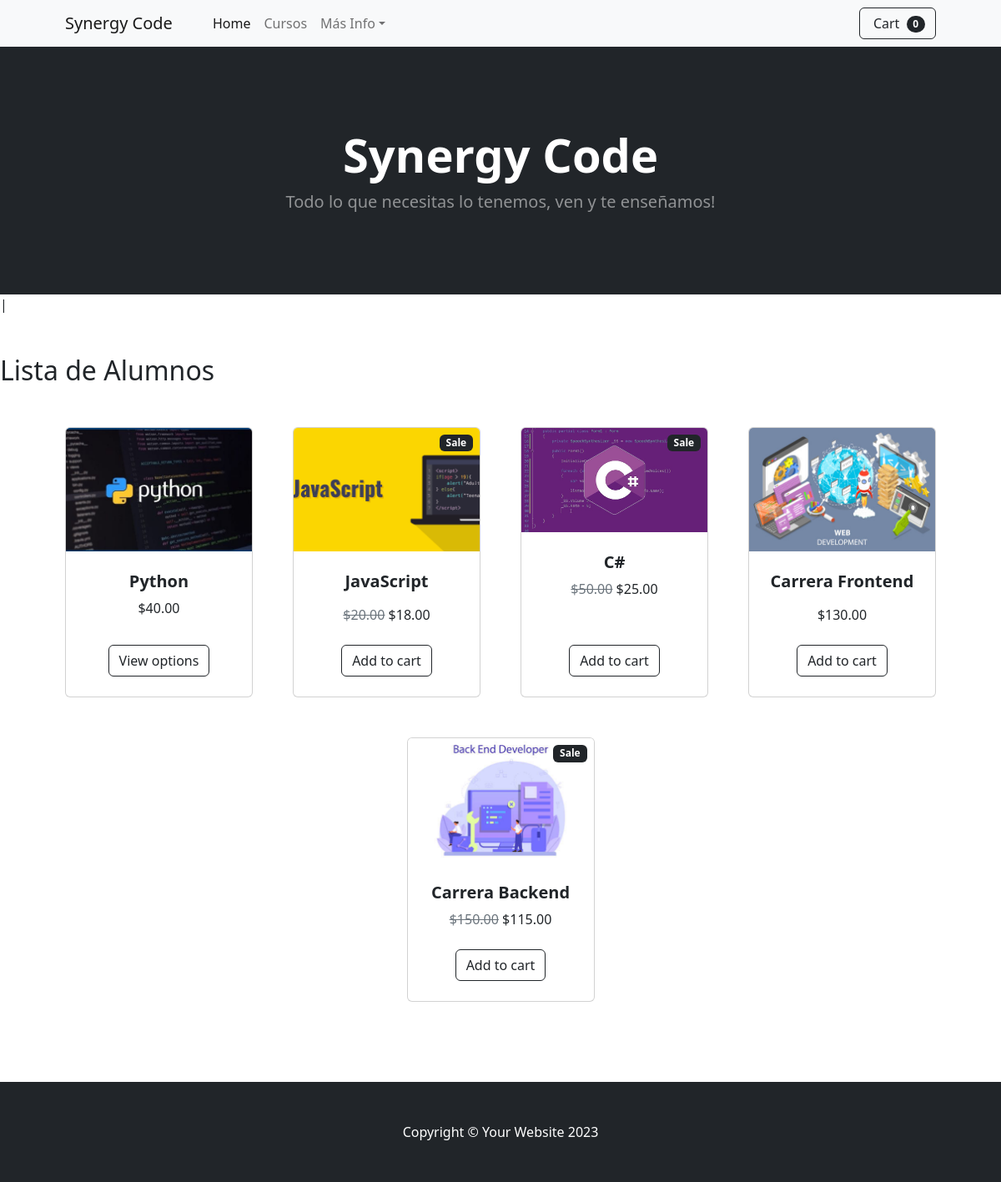
Page /mi_app/alumnos/ on the earlier database version.
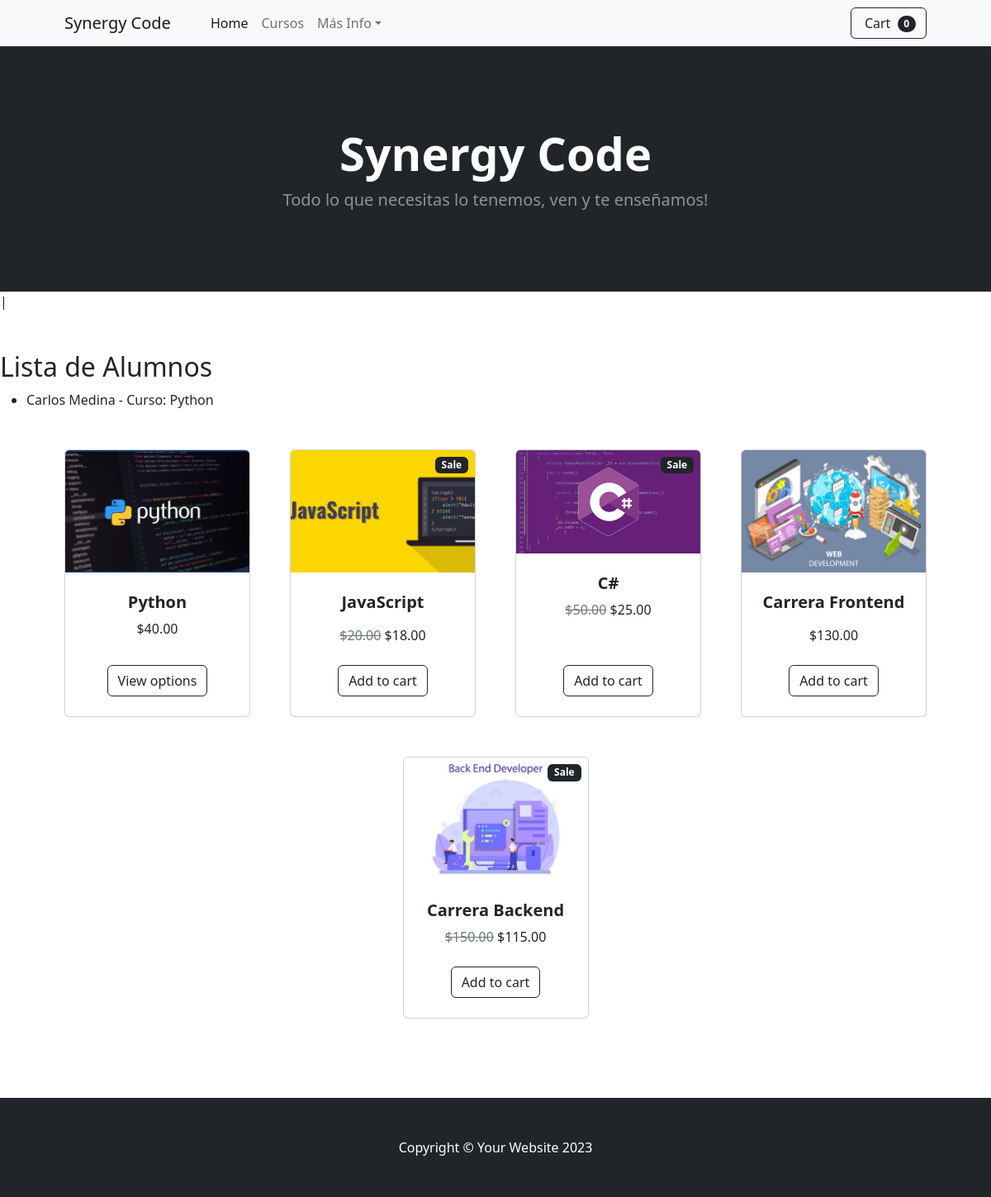
Same page on the later database version.
### mi_app/models.py (models this page shows, shortened)
class Alumno(models.Model):
    nombre = models.CharField(max_length=100)
    apellido = models.CharField(max_length=100)
    curso = models.ForeignKey(Curso, on_delete=models.CASCADE)
    catedras = models.ManyToManyField(Catedra)

class Curso(models.Model):
    nombre = models.CharField(max_length=100)
    descripcion = models.TextField()
    def __str__(self):
        return self.nombre

### mi_app/views.py (the view)
# urls.py: path('alumnos/', views.lista_alumnos, name='lista_alumnos'),
def lista_alumnos(request):
    alumnos = Alumno.objects.all()
    return render(request, 'alumnos.html', {'alumnos': alumnos})

### mi_app/templates/alumnos.html (shortened to what this page needs)
{% extends 'base.html' %}
{% block content %}
    <h2>Lista de Alumnos</h2>
    <ul>
        {% for alumno in alumnos %}
            <li>{{ alumno.nombre }} {{ alumno.apellido }} - Curso: {{ alumno.curso }} </li>
        {% endfor %}
    </ul>
{% endblock %}

### mi_app/templates/base.html (shortened to what this page needs)
{% load static %}
<!DOCTYPE html>
<html lang="en">
    <head>
        <link href="{% static 'css/bootstrap.min.css' %}" rel="stylesheet" />
        <link href="{% static 'css/styles.css' %}" rel="stylesheet" />
    </head>
    <body>
        <nav class="navbar navbar-expand-lg navbar-light bg-light">
            <div class="container px-4 px-lg-5">
                <a class="navbar-brand" href="{% url 'inicio' %}">Synergy Code</a>
                <div class="collapse navbar-collapse" id="navbarSupportedContent">
                    <ul class="navbar-nav me-auto mb-2 mb-lg-0 ms-lg-4">
                        <li class="nav-item"><a class="nav-link active" aria-current="page" href="{% url 'inicio' %}">Home</a></li>
                        <li class="nav-item"><a class="nav-link" href="{% url 'lista_cursos' %}">Cursos</a></li>
                        <li class="nav-item dropdown">
                            <a class="nav-link dropdown-toggle" id="navbarDropdown" href="#" role="button" data-bs-toggle="dropdown" aria-expanded="false">Más Info</a>
                        </li>
                    </ul>
                    <form class="d-flex">
                        <button class="btn btn-outline-dark" type="submit">
                            Cart
                            <span class="badge bg-dark text-white ms-1 rounded-pill">0</span>
                        </button>
                    </form>
                </div>
            </div>
        </nav>
        {% block header %}
        <header class="bg-dark py-5">
            <div class="container px-4 px-lg-5 my-5">
                <div class="text-center text-white">
                    <h1 class="display-4 fw-bolder">Synergy Code</h1>
                    <p class="lead fw-normal text-white-50 mb-0">Todo lo que necesitas lo tenemos, ven y te enseñamos!</p>
                </div>
            </div>
        </header>
        {% endblock %}|
        <section class="py-5">
            {% block content %}{% endblock %}
            <div class="container px-4 px-lg-5 mt-5">
                <div class="row gx-4 gx-lg-5 row-cols-2 row-cols-md-3 row-cols-xl-4 justify-content-center">
                    <div class="col mb-5">
                        <div class="card h-100">
                            <img class="card-img-top" src="{% static 'mi_app/templates/python.jpg' %}" alt="Curso Python" />
                            <div class="card-body p-4">
                                <div class="text-center">
                                    <h5 class="fw-bolder">Python</h5>
                                    $40.00
                                </div>
                            </div>
                            <div class="card-footer p-4 pt-0 border-top-0 bg-transparent">
                                <div class="text-center"><a class="btn btn-outline-dark mt-auto" href="#">View options</a></div>
                            </div>
                        </div>
                    </div>
                    <div class="col mb-5">
                        <div class="card h-100">
                            <div class="badge bg-dark text-white position-absolute" style="top: 0.5rem; right: 0.5rem">Sale</div>
                            <img class="card-img-top" src="{% static 'mi_app/templates/js.png' %}" alt="Curso JavaScript" />
                            <div class="card-body p-4">
                                <div class="text-center">
                                    <h5 class="fw-bolder">JavaScript</h5>
                                    <span class="text-muted text-decoration-line-through">$20.00</span>
                                    $18.00
                                </div>
                            </div>
                            <div class="card-footer p-4 pt-0 border-top-0 bg-transparent">
                                <div class="text-center"><a class="btn btn-outline-dark mt-auto" href="#">Add to cart</a></div>
                            </div>
                        </div>
                    </div>
                    <div class="col mb-5">
                        <div class="card h-100">
                            <div class="badge bg-dark text-white position-absolute" style="top: 0.5rem; right: 0.5rem">Sale</div>
                            <img class="card-img-top" src="{% static 'mi_app/templates/csharp.jpeg' %}" alt="Curso C#" />
                            <div class="card-body p-4">
                                <div class="text-center">
                                    <h5 class="fw-bolder">C#</h5>
                                    <span class="text-muted text-decoration-line-through">$50.00</span>
                                    $25.00
                                </div>
                            </div>
                            <div class="card-footer p-4 pt-0 border-top-0 bg-transparent">
                                <div class="text-center"><a class="btn btn-outline-dark mt-auto" href="#">Add to cart</a></div>
                            </div>
                        </div>
                    </div>
                    <div class="col mb-5">
                        <div class="card h-100">
                            <img class="card-img-top" src="{% static 'mi_app/templates/front.jpg' %}" alt="Carrera Front" />
                            <div class="card-body p-4">
                                <div class="text-center">
                                    <h5 class="fw-bolder">Carrera Frontend</h5>
                                    $130.00
                                </div>
                            </div>
                            <div class="card-footer p-4 pt-0 border-top-0 bg-transparent">
                                <div class="text-center"><a class="btn btn-outline-dark mt-auto" href="#">Add to cart</a></div>
                            </div>
                        </div>
                    </div>
                    <div class="col mb-5">
                        <div class="card h-100">
                            <div class="badge bg-dark text-white position-absolute" style="top: 0.5rem; right: 0.5rem">Sale</div>
                            <img class="card-img-top" src="{% static 'mi_app/templates/back.jpg' %}" alt="Carrera Back" />
                            <div class="card-body p-4">
                                <div class="text-center">
                                    <h5 class="fw-bolder">Carrera Backend</h5>
                                    <span class="text-muted text-decoration-line-through">$150.00</span>
                                    $115.00
                                </div>
                            </div>
                            <div class="card-footer p-4 pt-0 border-top-0 bg-transparent">
                                <div class="text-center"><a class="btn btn-outline-dark mt-auto" href="#">Add to cart</a></div>
                            </div>
                        </div>
                    </div>
                </div>
            </div>
        </section>
        <footer class="py-5 bg-dark">
            <div class="container"><p class="m-0 text-center text-white">Copyright &copy; Your Website 2023</p></div>
        </footer>
    </body>
</html>

Differences in the rows shown:
added Alumno: nombre "Carlos", apellido "Medina", curso "Python"
